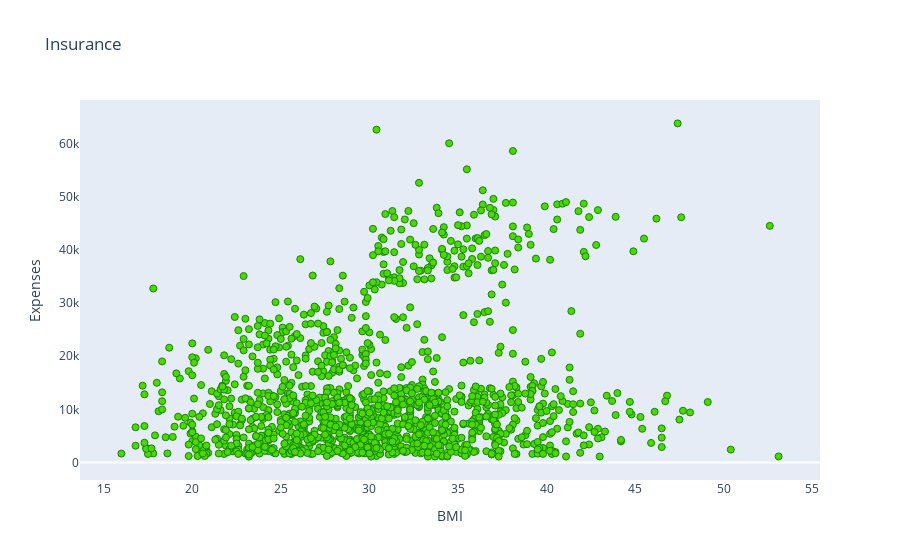

Write notebook code for a chart like this one.
### Code cell
data = [go.Scatter(
                    x = insurance.bmi,
                    y = insurance.expenses,
                    mode = 'markers',
                    marker = dict(size = 7, 
                                  color = '#4ED700',
                                  symbol = 'circle',
                                  line = dict(width = 1, color = '#0E8700')
                                 )
)]

layout = go.Layout(
                    title = 'Insurance',
                    xaxis = dict(title = 'BMI', showgrid = False, showline = False),
                    yaxis = dict(title = 'Expenses', showgrid = False, showline = False),
                  )

fig = go.Figure(data = data, layout = layout)
iplot(fig)

### Figure 1 — Plotly figure (JSON) as saved in the notebook; plotly's stock layout.template omitted (floating-point values rounded to 4 significant figures; data arrays with more than 128 entries replaced by an {"elided": "..."} marker saying what was removed)
{"data": [{"marker": {"color": "#4ED700", "line": {"color": "#0E8700", "width": 1}, "size": 7, "symbol": "circle"}, "mode": "markers", "type": "scatter", "x": {"elided": "1338 float values"}, "y": {"elided": "1338 float values"}}], "layout": {"title": {"text": "Insurance"}, "xaxis": {"showgrid": false, "showline": false, "title": {"text": "BMI"}}, "yaxis": {"showgrid": false, "showline": false, "title": {"text": "Expenses"}}}}
